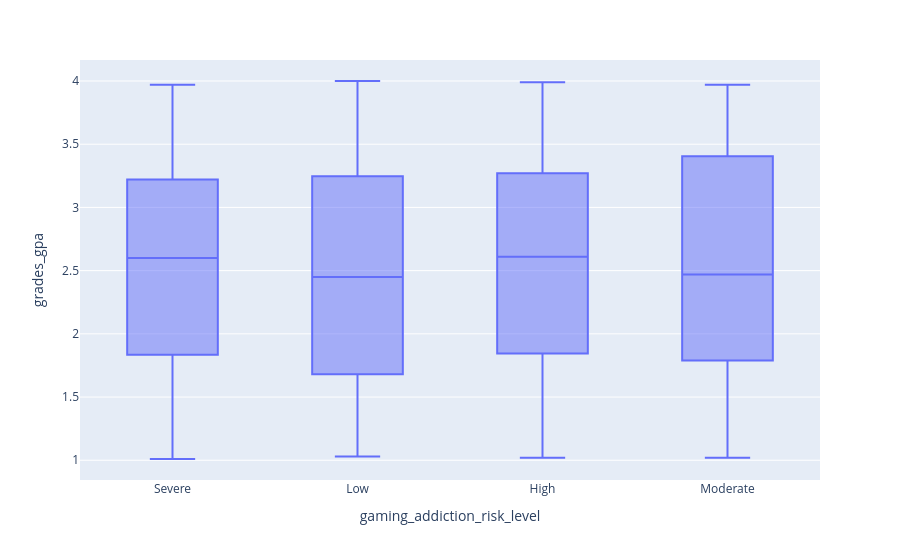

Here is the notebook cell this chart was saved with:
### Code cell
px.box(df, x="gaming_addiction_risk_level", y="grades_gpa")

### Figure 1 — Plotly figure (JSON) as saved in the notebook; plotly's stock layout.template omitted (floating-point values rounded to 4 significant figures; data arrays with more than 128 entries replaced by an {"elided": "..."} marker saying what was removed)
{"data": [{"alignmentgroup": "True", "hovertemplate": "gaming_addiction_risk_level=%{x}<br>grades_gpa=%{y}<extra></extra>", "legendgroup": "", "marker": {"color": "#636efa"}, "name": "", "notched": false, "offsetgroup": "", "orientation": "v", "showlegend": false, "type": "box", "x": {"elided": "1000 str values"}, "x0": " ", "xaxis": "x", "y": {"elided": "1000 float values"}, "y0": " ", "yaxis": "y"}], "layout": {"boxmode": "group", "legend": {"tracegroupgap": 0}, "margin": {"t": 60}, "xaxis": {"anchor": "y", "domain": [0, 1], "title": {"text": "gaming_addiction_risk_level"}}, "yaxis": {"anchor": "x", "domain": [0, 1], "title": {"text": "grades_gpa"}}}}
